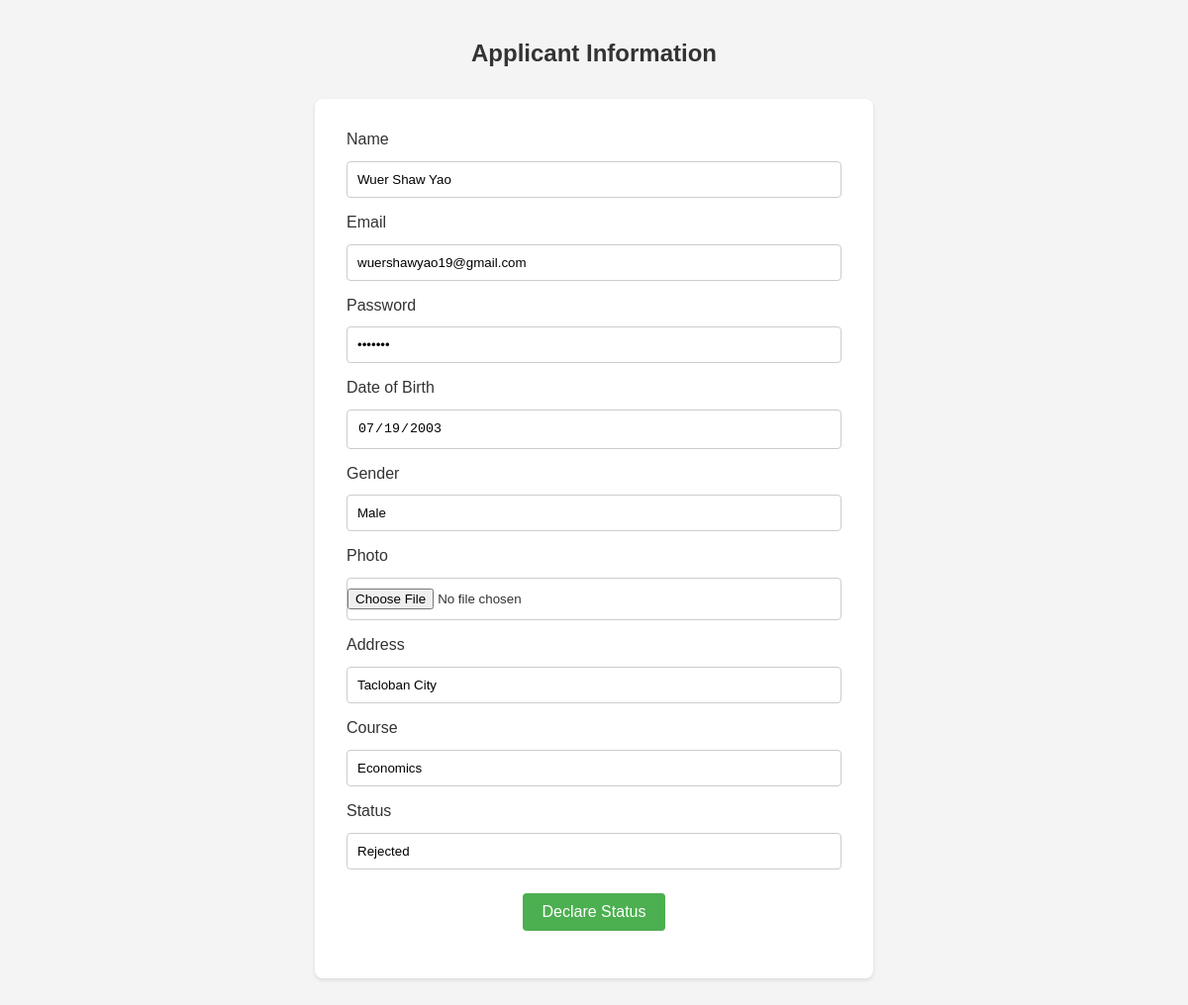
/update_pc.php?s_id=1, run on the app's committed database.
### tables this page shows
CREATE TABLE `applicant` (
  `applicant_id` int NOT NULL AUTO_INCREMENT,
  `name` varchar(255) DEFAULT NULL,
  `email` varchar(255) DEFAULT NULL,
  `password` varchar(255) DEFAULT NULL,
  `address` varchar(255) DEFAULT NULL,
  `Date_of_birth` date NOT NULL,
  `gender` varchar(10) NOT NULL,
  `photo` varchar(255) DEFAULT NULL,
  `course` varchar(255) DEFAULT NULL,
  `status` varchar(255) NOT NULL,
  PRIMARY KEY (`applicant_id`),
  UNIQUE KEY `email` (`email`)
);

### update_pc.php (the view, shortened to what this page needs)
<?php
	require('connection_db.php');
	if (isset($_GET['s_id'])) {
		$applicant_id = $_GET['s_id'];
		$sql = "SELECT * FROM applicant WHERE applicant_id=$applicant_id";
		$result = mysqli_query($connectivity, $sql);
		$row = mysqli_fetch_assoc($result);
?>
<h2>Applicant Information</h2>
<div class="form-container">
    <form action="insert_db.php" method="POST">
        <div class="form-group">
            <label>Name</label>
            <input required type="text" name="name" value="<?=$row['name'];?>" readonly>
        </div>
        <div class="form-group">
            <label>Email</label>
            <input required type="email" name="email" value="<?=$row['email'];?>" readonly>
        </div>
        <div class="form-group">
            <label>Password</label>
            <input required type="password" name="password" value="<?=$row['password'];?>" readonly>
        </div>
        <div class="form-group">
            <label>Date of Birth</label>
            <input required type="date" name="dob" value="<?=$row['Date_of_birth'];?>" readonly>
        </div>
        <div class="form-group">
            <label>Gender</label>
            <input required type="text" name="gender" value="<?=$row['gender'];?>" readonly>
        </div>
        <div class="form-group">
            <label>Photo</label>
            <input style="padding-left: 0px;" type="file" name="photo">
        </div>
        <div class="form-group">
            <label>Address</label>
            <input required type="text" name="address" value="<?=$row['address'];?>" readonly>
        </div>
        <div class="form-group">
            <label>Course</label>
            <input required type="text" name="course" value="<?=$row['course'];?>" readonly>
        </div>
        <div class="form-group">
            <label>Status</label>
            <input required type="text" name="status" value="<?=$row['status'];?>">
        </div>
        <div class="form-action">
            <button type="submit" name="submit">Declare Status</button>
        </div>
    </form>
</div>
<?php
}
?>

### update_pc.php (style rules this page uses)
.form-container { background-color: #fff; margin: 2rem auto; padding: 2rem; border-radius: 8px; box-shadow: 0 2px 4px rgba(0, 0, 0, 0.1); width: 90%; max-width: 500px; }
h2 { text-align: center; color: #333; margin-top: 40px; }
.form-group { margin-bottom: 1rem; }
.form-group input, .form-group select { width: 100%; padding: 10px; margin-top: 0.3rem; border: 1px solid #ccc; border-radius: 4px; }
.form-group label { display: block; margin-bottom: 0.5rem; }
.form-action { text-align: center; margin-top: 1.5rem; }
.form-action button { padding: 10px 20px; border: none; border-radius: 4px; background-color: #4CAF50; color: white; cursor: pointer; font-size: 16px; }

### data on the page
applicant: name "Wuer Shaw Yao", email "wuershawyao19@gmail.com", dob "07/19/2003", gender "Male", address "Tacloban City", course "Economics", status "Rejected"
